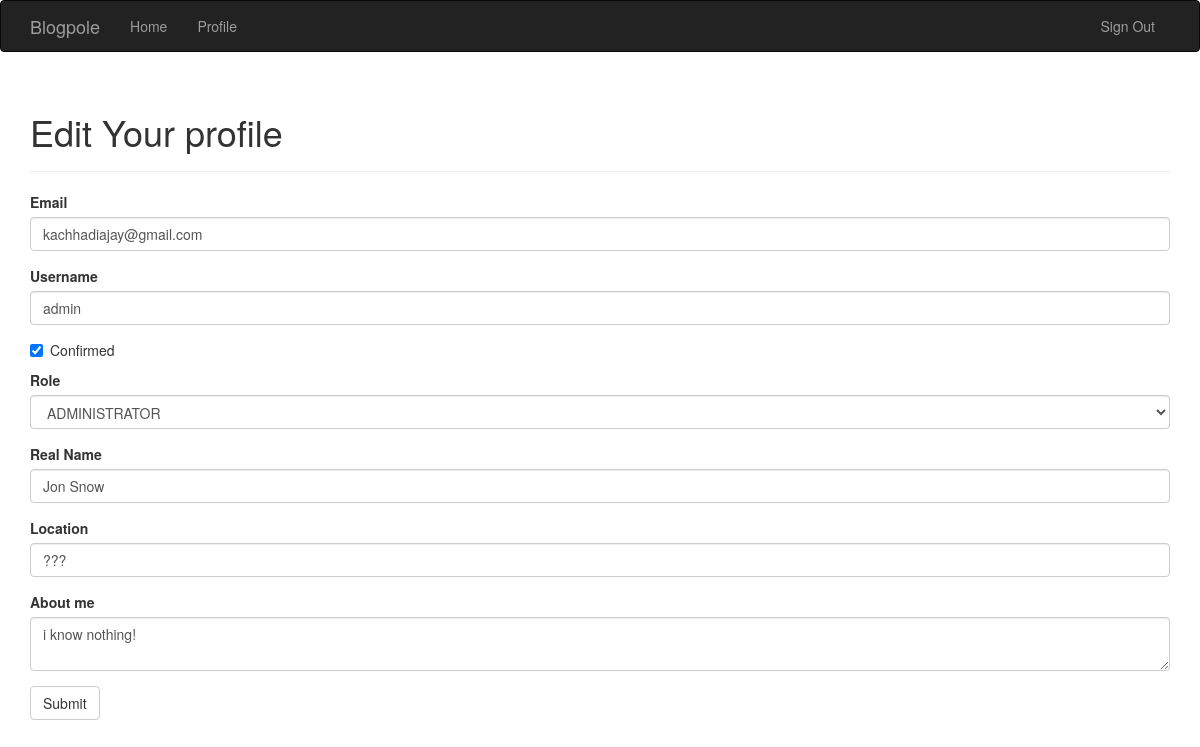
The page /edit-profile/1 (signed in) on the database its author committed.
### app/models.py (models this page shows, shortened)
class User(db.Model, UserMixin):
    __tablename__ = 'users'
    id = db.Column(db.Integer, primary_key=True)
    email= db.Column(db.String(64),unique=True,index=True)
    username = db.Column(db.String(64), unique=True, index=True)
    role_id = db.Column(db.Integer, db.ForeignKey('roles.id'))
    password_hash= db.Column(db.String(128))
    confirmed=db.Column(db.Boolean,default=False)
    name=db.Column(db.String(64))
    location=db.Column(db.String(64))
    about_me=db.Column(db.Text())
    member_since=db.Column(db.DateTime(),default=datetime.utcnow)
    last_seen=db.Column(db.DateTime(), default=datetime.utcnow)
    avatar_hash=db.Column(db.String(32))
    posts=db.relationship('Post',backref='author', lazy='dynamic')
    def ping(self):
        self.last_seen =datetime.utcnow()
        db.session.add(self)
    def can(self,permissions):
        return self.role is not None and (self.role.permissions & permissions) == permissions
    @property
    def password(self):
        raise AttributeError('password is not a readable attribute.')

### app/main/views.py (the view, shortened to what this page needs)
@main.route('/edit-profile/<int:id>',methods=['GET','POST'])
@login_required
@admin_required
def edit_profile_admin(id):
    user=User.query.get_or_404(id)
    form=EditProfileAdminForm(user)
    form.email.data=user.email
    form.username.data=user.username
    form.confirmed.data=user.confirmed
    form.role.data=user.role_id
    form.name.data=user.name
    form.location.data=user.location
    form.about_me.data=user.about_me
    return render_template('edit_profile.html',form=form,user=user)

### app/main/forms.py (shortened to what this page needs)
class EditProfileAdminForm(Form):
    email=StringField('Email',validators=[Required(),Length(1,64),Email()])
    username=StringField('Username',validators=[Required(),Length(1,64), Regexp('^[A-Za-z][A-Za-z0-9_.]*$',0,'Usernames must only have letters, numbers, dots or underscores')])
    confirmed=BooleanField('Confirmed')
    role=SelectField('Role', coerce=int)
    name=StringField('Real Name',validators=[Length(0,64)])
    location=StringField('Location',validators=[Length(0,64)])
    about_me=TextAreaField('About me')
    submit=SubmitField('Submit')
    def __init__(self,user, *args, **kwargs):
        super(EditProfileAdminForm,self).__init__(*args,**kwargs)
        self.role.choices = [(role.id,role.name)
                              for role in Role.query.order_by(Role.name).all()]
        self.user=user

### app/auth/views.py (called while the page is built)
@auth.before_app_request
def before_request():
    if current_user.is_authenticated():
        current_user.ping()
        if not current_user.confirmed and request.endpoint[:5] !='auth.':
            return redirect(url_for('auth.unconfirmed'))

### app/main/__init__.py (called while the page is built)
@main.app_context_processor
def inject_permissions():
    return dict(Permission=Permission)

### app/models.py (called while the page is built)
@login_manager.user_loader
def load_user(user_id):
    return User.query.get(int(user_id))

### app/templates/edit_profile.html (shortened to what this page needs)
{% extends "base.html" %}
{% import "bootstrap/wtf.html" as wtf %}
{% block page_content %}
<div class="page-header">
  <h1>
    Edit Your profile
  </h1>
</div>
{% if current_user.is_authenticated() %}
{{wtf.quick_form(form)}}
{% else %}
<h2>You are not authenticated.</h2>
{% endif %}
{% endblock %}

### rows shown on the page
User: email "kachhadiajay@gmail.com", username "admin", confirmed "☑", role "ADMINISTRATOR", name "Jon Snow", location "???", about_me "i know nothing!"
